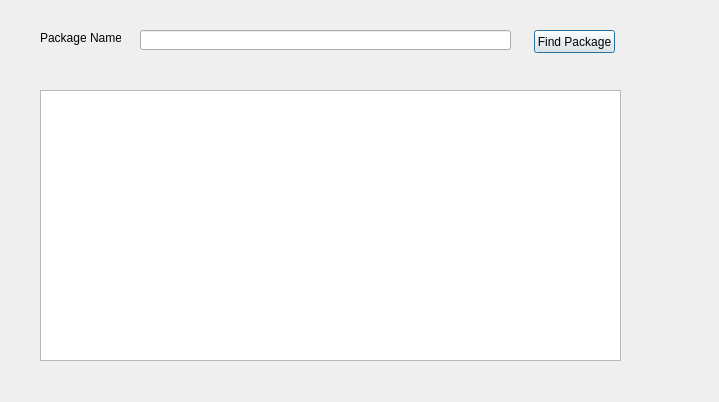
<?xml version="1.0" encoding="UTF-8"?>
<ui version="4.0">
 <class>FindPackage</class>
 <widget class="QDialog" name="FindPackage">
  <property name="geometry">
   <rect>
    <x>0</x>
    <y>0</y>
    <width>719</width>
    <height>402</height>
   </rect>
  </property>
  <property name="windowTitle">
   <string>FindPackage</string>
  </property>
  <widget class="QLabel" name="label">
   <property name="geometry">
    <rect>
     <x>40</x>
     <y>30</y>
     <width>81</width>
     <height>16</height>
    </rect>
   </property>
   <property name="text">
    <string>Package Name</string>
   </property>
  </widget>
  <widget class="QLineEdit" name="txtPackageName">
   <property name="geometry">
    <rect>
     <x>140</x>
     <y>30</y>
     <width>371</width>
     <height>20</height>
    </rect>
   </property>
  </widget>
  <widget class="QPushButton" name="btnFindPackage">
   <property name="geometry">
    <rect>
     <x>534</x>
     <y>30</y>
     <width>81</width>
     <height>23</height>
    </rect>
   </property>
   <property name="text">
    <string>Find Package</string>
   </property>
  </widget>
  <widget class="QTableView" name="sqlResult">
   <property name="geometry">
    <rect>
     <x>40</x>
     <y>90</y>
     <width>581</width>
     <height>271</height>
    </rect>
   </property>
  </widget>
 </widget>
 <resources/>
 <connections/>
</ui>
